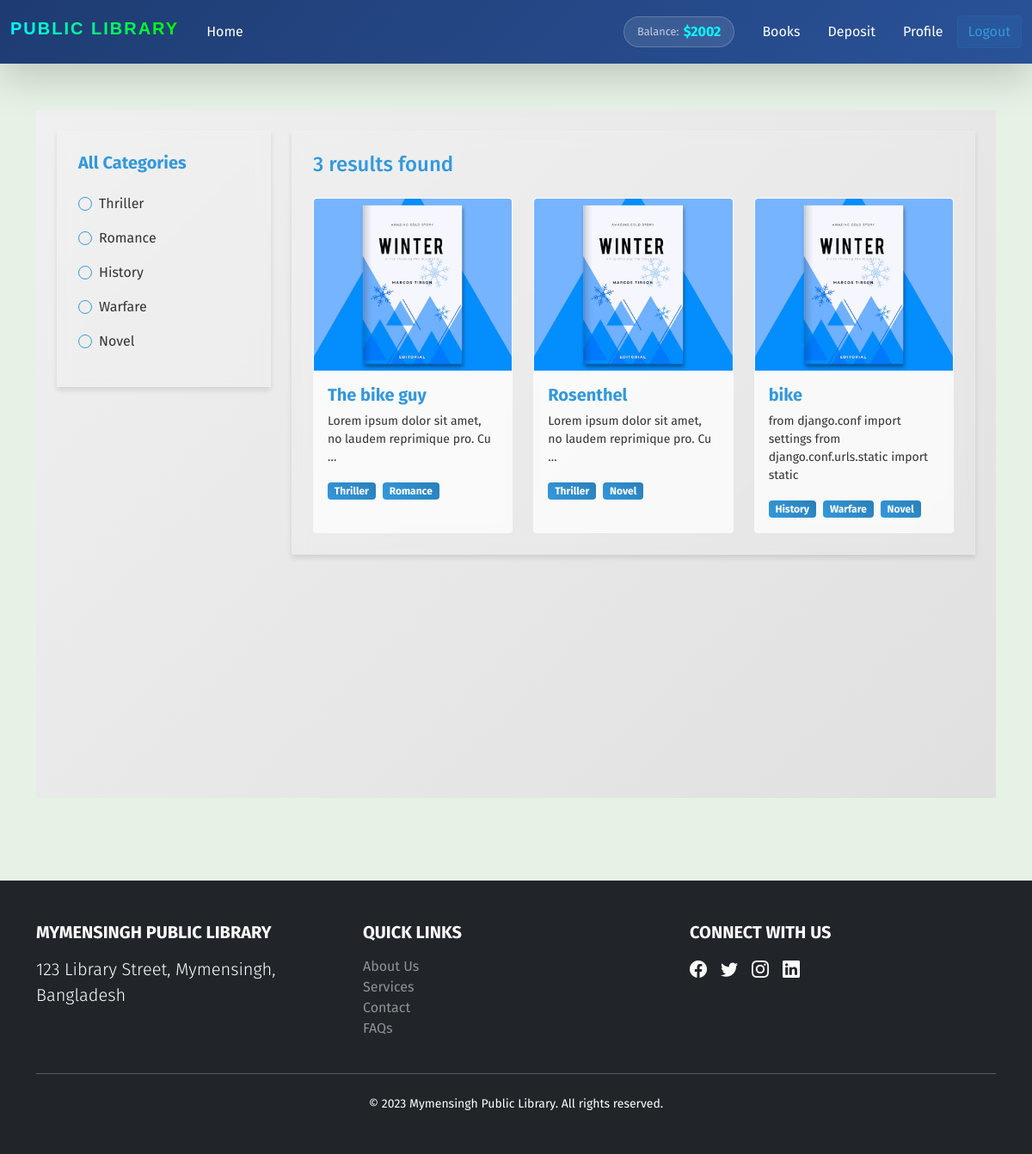
The page /books/collection/ (signed in) on the database its author committed.
### wallet/models.py (models this page shows, shortened)
class UserWallet(models.Model):
    user = models.OneToOneField(User, related_name="wallet", on_delete=models.CASCADE)
    balance = models.IntegerField(default=0)
    amount = models.IntegerField(null=True)

### books/models.py (models this page shows, shortened)
class BookCategory(models.Model):
    category_name = models.CharField(max_length=50)
    slug = models.SlugField(max_length=100, unique=True, null=True, blank=True)

class Books(models.Model):
    title = models.CharField(max_length=255)
    description = models.TextField()
    image = models.ImageField(upload_to="book_images/")
    borrowing_price = models.DecimalField(max_digits=10, decimal_places=2)
    category = models.ManyToManyField(BookCategory, related_name="category")

### books/views.py (the view)
# urls.py: path("collection/", CollectionView.as_view(), name="collection"),
class CollectionView(ListView):
    model = Books
    template_name = "collection.html"
    context_object_name = "books"
    def get_queryset(self):
        queryset = super().get_queryset()
        cat_slug = self.kwargs.get("cat_slug")
        if cat_slug:
            category = get_object_or_404(BookCategory, slug=cat_slug)
            queryset = queryset.filter(category=category)
        return queryset
    def get_context_data(self, **kwargs):
        context = super().get_context_data(**kwargs)
        context["category"] = BookCategory.objects.all()
        cat_slug = self.kwargs.get("cat_slug")
        if cat_slug:
            context["filter"] = BookCategory.objects.get(slug=cat_slug).category_name
        context["user"] = self.request.user
        return context

### books/templates/collection.html (shortened to what this page needs)
{% extends "base.html" %} {% block content %} {% load static %}
<div class="futuristic-container p-4">
  <div class="row">
    <div class="col-md-3 d-none d-md-block">
      <div class="futuristic-sidebar p-4 rounded-4" data-aos="fade-up">
        <h5 class="fw-bold text-primary mb-4">All Categories</h5>
        {% for cat in category %}
        <div class="form-check mb-3 futuristic-radio">
          <input
            class="form-check-input"
            type="radio"
            name="category"
            id="{{ cat.id }}"
          />
          <label class="form-check-label" for="{{ cat.id }}">
            <a
              href="{% url 'category_wise_post' cat.slug %}"
              class="text-decoration-none text-light"
            >
              {{ cat.category_name }}
            </a>
          </label>
        </div>
        {% endfor %}
      </div>
    </div>
    <div class="col-12 col-md-9">
      <div class="futuristic-content p-4 rounded-4">
        <h4 class="text-primary mb-4">{{ books|length }} results found</h4>
        <div class="row g-4">
          {% for b in books %}
          <div class="col-sm-6 col-lg-4" data-aos="fade-up">
            <div class="card futuristic-card h-100">
              <img
                src="{{ b.image.url }}"
                class="card-img-top futuristic-card-img"
                alt="Book Image"
              />
              <div class="card-body">
                <h5 class="card-title mb-2">
                  <a
                    href="{% url 'book_details' b.id %}"
                    class="text-decoration-none text-primary fw-bold"
                  >
                    {{ b.title }}
                  </a>
                </h5>
                <p class="card-text text-light small">
                  {{ b.description|truncatewords:10 }}
                </p>
                <div class="mt-2">
                  {% for cat in b.category.all %}
                  <span class="badge futuristic-badge me-1"
                    >{{ cat.category_name }}</span
                  >
                  {% endfor %}
                </div>
              </div>
            </div>
          </div>
          {% endfor %}
        </div>
      </div>
    </div>
  </div>
</div>
{% endblock content %}

### core/templates/base.html (shortened to what this page needs)
{% load static %}
<!DOCTYPE html>
<html lang="en">
  <head>
    <link
      href="https://cdn.jsdelivr.net/npm/bootstrap@5.0.2/dist/css/bootstrap.min.css"
      rel="stylesheet"
    />
    <link
      href="https://cdn.jsdelivr.net/npm/bootstrap-icons/font/bootstrap-icons.css"
      rel="stylesheet"
    />
    <link rel="stylesheet" href="{% static 'styles.css' %}" />
    <link
      rel="stylesheet"
      href="https://cdnjs.cloudflare.com/ajax/libs/aos/2.3.4/aos.css"
    />
    <link
      rel="stylesheet"
      href="https://cdn.jsdelivr.net/npm/bootstrap-icons@1.10.5/font/bootstrap-icons.css"
    />
  </head>
  <body style="background: rgba(0, 128, 0, 0.1)">
    <nav
      class="navbar navbar-expand-lg fixed-top navbar-dark py-3 shadow-lg mb-5 futuristic-nav"
    >
      <div class="container-fluid">
        <a
          class="navbar-brand text-white h3 fw-bold me-4"
          href="{% url 'home' %}"
        >
          <span class="futuristic-text">Public Library</span>
        </a>
        <div class="collapse navbar-collapse" id="navbarContent">
          <ul class="navbar-nav me-auto mb-2 mb-lg-0">
            <li class="nav-item">
              <a href="{% url 'home' %}" class="nav-link active futuristic-link"
                >Home</a
              >
            </li>
          </ul>
          <div class="d-flex align-items-center">
            {% if user.is_authenticated %}
            <div class="balance-chip me-3">
              <span class="balance-label">Balance:</span>
              <span class="balance-amount">${{user.wallet.balance}}</span>
            </div>
            <a
              href="{% url 'collection' %}"
              class="nav-link active futuristic-link text-white"
              >Books</a
            >
            <a
              href="{% url 'deposit' %}"
              class="nav-link active futuristic-link text-white"
              >Deposit</a
            >
            <a
              href="{% url 'profile' %}"
              class="nav-link active futuristic-link text-white"
              >Profile</a
            >
            <form
              action="{% url 'logout' %}"
              method="post"
              class="d-inline-block"
            >
              <button
                class="btn btn-outline-light futuristic-btn"
                type="submit"
              >
                Logout
              </button>
            </form>
            {% endif %}
          </div>
        </div>
      </div>
    </nav>
    <div class="container flex justify-content-center align-items-center">
      <div class="py-5">{% block content %} {% endblock %}</div>
    </div>
    <footer class="bg-dark text-white py-5 mt-5">
      <div class="container">
        <div class="row">
          <div class="col-md-4 mb-4 mb-md-0">
            <h5 class="text-uppercase fw-bold mb-3">
              Mymensingh Public Library
            </h5>
            <p class="lead mb-0">123 Library Street, Mymensingh, Bangladesh</p>
          </div>
          <div class="col-md-4 mb-4 mb-md-0">
            <h5 class="text-uppercase fw-bold mb-3">Quick Links</h5>
            <ul class="list-unstyled">
              <li>
                <a
                  href="#"
                  class="text-white-50 text-decoration-none footer-hover-link"
                  >About Us</a
                >
              </li>
              <li>
                <a
                  href="#"
                  class="text-white-50 text-decoration-none footer-hover-link"
                  >Services</a
                >
              </li>
              <li>
                <a
                  href="#"
                  class="text-white-50 text-decoration-none footer-hover-link"
                  >Contact</a
                >
              </li>
              <li>
                <a
                  href="#"
                  class="text-white-50 text-decoration-none footer-hover-link"
                  >FAQs</a
                >
              </li>
            </ul>
          </div>
          <div class="col-md-4">
            <h5 class="text-uppercase fw-bold mb-3">Connect With Us</h5>
            <div class="d-flex">
              <a href="#" class="text-white footer-social-icon me-3"
                ><i class="bi bi-facebook"></i
              ></a>
              <a href="#" class="text-white footer-social-icon me-3"
                ><i class="bi bi-twitter"></i
              ></a>
              <a href="#" class="text-white footer-social-icon me-3"
                ><i class="bi bi-instagram"></i
              ></a>
              <a href="#" class="text-white footer-social-icon"
                ><i class="bi bi-linkedin"></i
              ></a>
            </div>
          </div>
        </div>
        <hr class="my-4" />
        <div class="text-center">
          <p class="small mb-0">
            &copy; 2023 Mymensingh Public Library. All rights reserved.
          </p>
        </div>
      </div>
    </footer>
  </body>
</html>

### core/static/styles.css (style rules this page uses)
body { padding-top: 80px; background-color: #f8f9fa; font-family: "Fira Sans", sans-serif; }
.card { transition: transform 0.3s; }
.futuristic-nav { background: linear-gradient(135deg, #1e3c72 0%, #2a5298 100%); backdrop-filter: blur(10px); -webkit-backdrop-filter: blur(10px); }
.futuristic-text { font-family: "Orbitron", sans-serif; letter-spacing: 2px; text-transform: uppercase; background: linear-gradient(to right, #00ffff, #00ff00); -webkit-background-clip: text; -webkit-text-fill-color: transparent; }
.futuristic-link { position: relative; overflow: hidden; }
.futuristic-link::after { content: ""; position: absolute; bottom: 0; left: 0; width: 100%; height: 2px; background-color: #00ffff; transform: scaleX(0); transition: transform 0.3s ease; }
.futuristic-btn { border: 1px solid rgba(255, 255, 255, 0.2); background-color: rgba(255, 255, 255, 0.1); backdrop-filter: blur(5px); -webkit-backdrop-filter: blur(5px); transition: all 0.3s ease; }
.balance-chip { background: rgba(255, 255, 255, 0.1); border-radius: 20px; padding: 5px 15px; display: flex; align-items: center; backdrop-filter: blur(5px); -webkit-backdrop-filter: blur(5px); border: 1px solid rgba(255, 255, 255, 0.2); }
.balance-label { font-size: 0.8rem; color: rgba(255, 255, 255, 0.7); margin-right: 5px; }
.balance-amount { font-weight: bold; color: #00ffff; }
.futuristic-container { background: linear-gradient(135deg, #f0f0f0, #e0e0e0); min-height: 100vh; }
.futuristic-sidebar, .futuristic-content { background: rgba(255, 255, 255, 0.1); backdrop-filter: blur(10px); border: 1px solid rgba(255, 255, 255, 0.1); box-shadow: 0 4px 6px rgba(0, 0, 0, 0.1); }
.futuristic-radio .form-check-input { background-color: transparent; border-color: #3498db; }
.futuristic-card { background: rgba(255, 255, 255, 0.7); backdrop-filter: blur(10px); border: 1px solid rgba(255, 255, 255, 0.1); overflow: hidden; transition: transform 0.3s ease, box-shadow 0.3s ease; }
.futuristic-card-img { transition: transform 0.3s ease; height: 200px; object-fit: cover; }
.futuristic-badge { background: linear-gradient(45deg, #3498db, #2980b9); color: #fff; font-weight: bold; }
.futuristic-btn { background: rgba(52, 152, 219, 0.1); backdrop-filter: blur(10px); border: 1px solid rgba(52, 152, 219, 0.1); color: #3498db; }
.text-primary { color: #3498db !important; }
.text-light { color: #333 !important; }
.futuristic-card { animation: pulse 2s infinite; }
.footer-hover-link { transition: color 0.3s ease, opacity 0.3s ease; }
.footer-social-icon { font-size: 1.25rem; transition: transform 0.3s ease, color 0.3s ease; }

### rows shown on the page
BookCategory: category_name "Thriller"
BookCategory: category_name "Romance"
BookCategory: category_name "History"
BookCategory: category_name "Warfare"
BookCategory: category_name "Novel"
Books: image (picture), title "The bike guy", description "Lorem ipsum dolor sit amet, no laudem reprimique pro. Cu …"
Books: image (picture), title "Rosenthel", description "Lorem ipsum dolor sit amet, no laudem reprimique pro. Cu …"
Books: image (picture), title "bike", description "from django.conf import settings from django.conf.urls.static import static"

### other values the page prints
{{ user.wallet.balance }} "2002"
{{ books|length }} "3"
